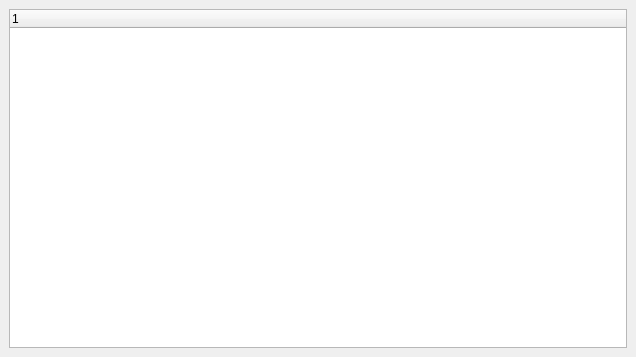
<ui version="4.0" >
 <class>MediaListForm</class>
 <widget class="QWidget" name="MediaListForm" >
  <property name="geometry" >
   <rect>
    <x>0</x>
    <y>0</y>
    <width>636</width>
    <height>357</height>
   </rect>
  </property>
  <property name="windowTitle" >
   <string>Media Tree</string>
  </property>
  <layout class="QGridLayout" >
   <property name="margin" >
    <number>9</number>
   </property>
   <property name="spacing" >
    <number>6</number>
   </property>
   <item row="0" column="0" >
    <widget class="QTreeWidget" name="mp_treeWidget" />
   </item>
  </layout>
  <action name="actionRefreshMediaList" >
   <property name="icon" >
    <iconset>:images/run.png</iconset>
   </property>
   <property name="text" >
    <string>Refresh Media List</string>
   </property>
   <property name="statusTip" >
    <string>Requery the director for the list of media.</string>
   </property>
  </action>
  <action name="actionEditVolume" >
   <property name="icon" >
    <iconset>:images/status.png</iconset>
   </property>
   <property name="text" >
    <string>Edit Volume</string>
   </property>
  </action>
  <action name="actionListJobsOnVolume" >
   <property name="icon" >
    <iconset>:images/unmark.png</iconset>
   </property>
   <property name="text" >
    <string>List Jobs On Volume</string>
   </property>
  </action>
  <action name="actionDeleteVolume" >
   <property name="icon" >
    <iconset>:images/unmark.png</iconset>
   </property>
   <property name="text" >
    <string>Delete Volume</string>
   </property>
  </action>
  <action name="actionPurgeVolume" >
   <property name="icon" >
    <iconset>:images/unmark.png</iconset>
   </property>
   <property name="text" >
    <string>Purge Volume</string>
   </property>
  </action>
  <action name="actionRelabelVolume" >
   <property name="icon" >
    <iconset>../images/unmark.png</iconset>
   </property>
   <property name="text" >
    <string>Relabel Volume</string>
   </property>
  </action>
 </widget>
 <resources/>
 <connections/>
</ui>
